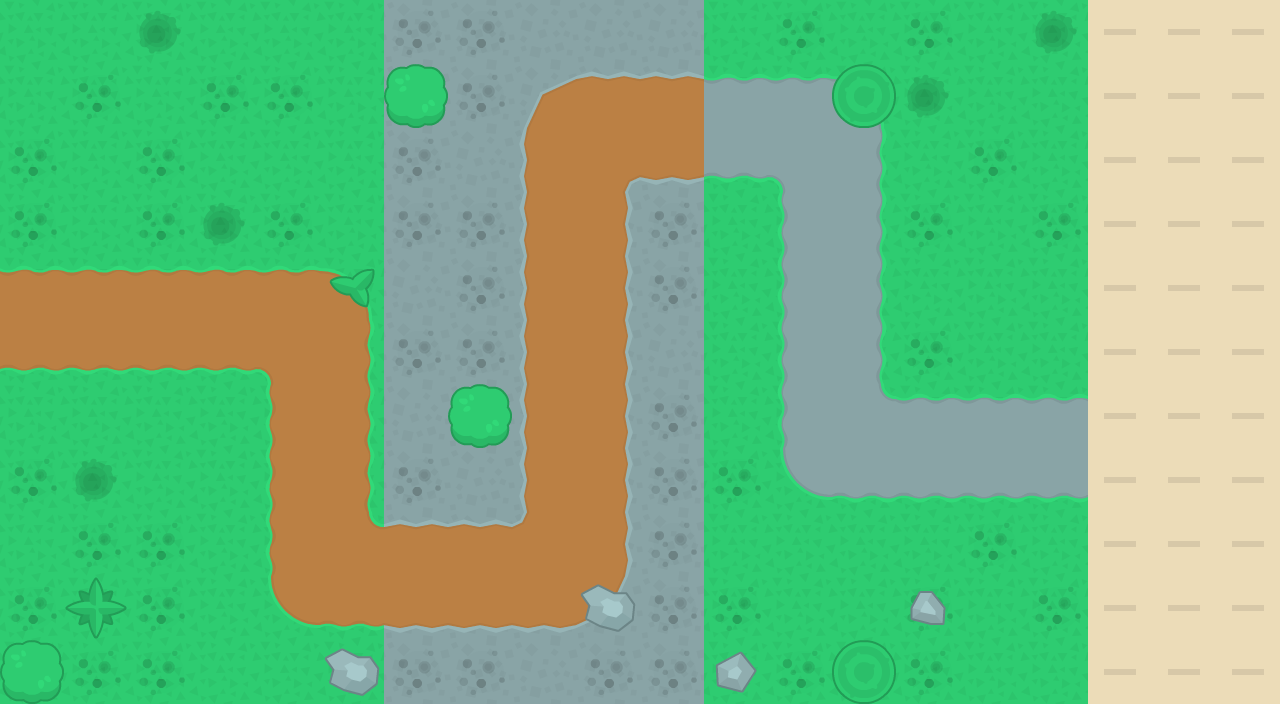

Below is a game level as drawn by its tile map, then a one-line description and the .tmx file that defines it, in full:
An orthogonal 20x11 tile map with 64x64 px tiles, 3 tile layers (Tile Layer 1, Tile Layer 2, Tile Layer 3).

<map version="1.5" tiledversion="1.7.2" orientation="orthogonal" renderorder="right-down" width="20" height="11" tilewidth="64" tileheight="64" infinite="0" nextlayerid="7" nextobjectid="1">
 <editorsettings>
  <export target="map.tmx" format="tmx" />
 </editorsettings>
 <tileset firstgid="1" source="towerDefense_tilesheet.tsx" />
 <layer id="1" name="Tile Layer 1" width="20" height="11">
  <data encoding="csv">
25,25,25,25,25,25,35,35,35,35,35,25,25,25,25,25,25,203,203,203,
25,25,25,25,25,25,35,35,14,58,58,255,255,212,25,25,25,203,203,203,
25,25,25,25,25,25,35,35,36,11,12,209,210,231,25,25,25,203,203,203,
25,25,25,25,25,25,35,35,36,34,35,25,233,231,25,25,25,203,203,203,
48,48,48,48,48,5,35,35,36,34,35,25,233,231,25,25,25,203,203,203,
2,2,2,2,3,24,35,35,36,34,35,25,233,231,25,25,25,203,203,203,
25,25,25,25,26,24,35,35,36,34,35,25,233,254,255,255,255,203,203,203,
25,25,25,25,26,24,35,35,36,34,35,25,234,209,209,209,209,203,203,203,
25,25,25,25,26,47,58,58,59,34,35,25,25,25,25,25,25,203,203,203,
25,25,25,25,27,2,12,12,12,38,35,25,25,25,25,25,25,203,203,203,
25,25,25,25,25,25,35,35,35,35,35,25,25,25,25,25,25,203,203,203
</data>
 </layer>
 <objectgroup id="2" name="Object Layer 1" />
 <layer id="3" name="Tile Layer 2" width="20" height="11">
  <data encoding="csv">
0,0,20,0,0,0,21,21,0,0,0,0,21,0,21,0,20,0,0,0,
0,21,0,21,21,0,0,21,0,0,0,0,0,134,20,0,0,0,0,0,
21,0,21,0,0,0,21,0,0,0,0,0,0,0,0,21,0,0,0,0,
21,0,21,20,21,0,21,21,0,0,21,0,0,0,21,0,21,0,0,0,
0,0,0,0,0,133,0,21,0,0,21,0,0,0,0,0,0,0,0,0,
0,0,0,0,0,0,21,21,0,0,0,0,0,0,21,0,0,0,0,0,
0,0,0,0,0,0,0,21,0,0,21,0,0,0,0,0,0,0,0,0,
21,20,0,0,0,0,21,0,0,0,21,21,0,0,0,0,0,0,0,0,
0,21,21,0,0,0,0,0,0,0,21,0,0,0,0,21,0,0,0,0,
21,0,21,0,0,0,0,0,0,137,21,21,0,0,21,0,21,0,0,0,
0,21,21,0,0,137,21,21,0,21,21,0,21,0,21,0,0,0,0,0
</data>
 </layer>
 <layer id="6" name="Tile Layer 3" width="20" height="11">
  <data encoding="csv">
0,0,0,0,0,0,0,0,0,0,0,0,0,0,0,0,0,0,0,0,
0,0,0,0,0,0,131,0,0,0,0,0,0,0,0,0,0,0,0,0,
0,0,0,0,0,0,0,0,0,0,0,0,0,0,0,0,0,0,0,0,
0,0,0,0,0,0,0,0,0,0,0,0,0,0,0,0,0,0,0,0,
0,0,0,0,0,0,0,0,0,0,0,0,0,0,0,0,0,0,0,0,
0,0,0,0,0,0,0,0,0,0,0,0,0,0,0,0,0,0,0,0,
0,0,0,0,0,0,0,131,0,0,0,0,0,0,0,0,0,0,0,0,
0,0,0,0,0,0,0,0,0,0,0,0,0,0,0,0,0,0,0,0,
0,0,0,0,0,0,0,0,0,0,0,0,0,0,0,0,0,0,0,0,
0,135,0,0,0,0,0,0,0,0,0,0,0,0,136,0,0,0,0,0,
131,0,0,0,0,0,0,0,0,0,0,138,0,134,0,0,0,0,0,0
</data>
 </layer>
</map>
